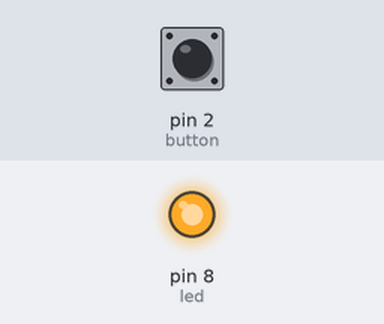
A sketch run on a simulated Arduino Uno, built with avr-gcc and run on an emulated ATmega328P. On the bench: output pins drawn as LEDs (lit = HIGH). The test bench sets the inputs (shaded band); at power-on: pin 2 (button) HIGH.

Above: at 1.2 s.
1.3 s: pin 2 (button) pulled LOW for 0.15 s
At 1.37 s:
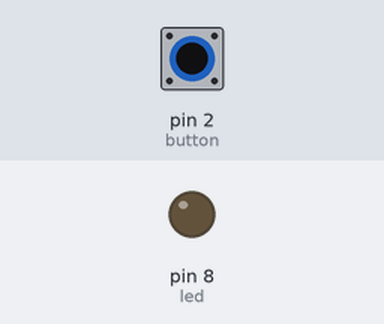
2.9 s: pin 2 (button) pulled LOW for 3.2 s
At 7.2 s:
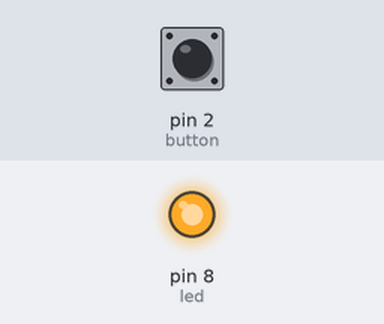
Timing chart, 0 to 8.7 s (numbered marks = the images above; inputs shaded):
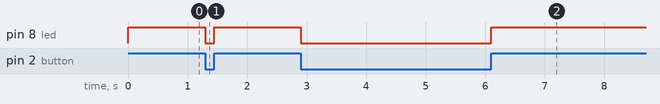

Measured:
- after the input at 1.3 s, pin 8 (led): HIGH → LOW at once, → HIGH 0.15 s later
- after the input at 2.9 s, pin 8 (led): HIGH → LOW at once, → HIGH 3.2 s later

The sketch:

resistor_pull_up.ino
```cpp
// Resistor pull up - saida alta quando nao pressionado

byte led = 8;
byte button = 2;

void setup()
{
  pinMode(led, OUTPUT);
  pinMode(button, INPUT);

  digitalWrite(button, HIGH);
}

void loop()
{
  if(digitalRead(button) == HIGH)
  {
    digitalWrite(led, HIGH);
  }
  else
    digitalWrite(led, LOW);
}
```
